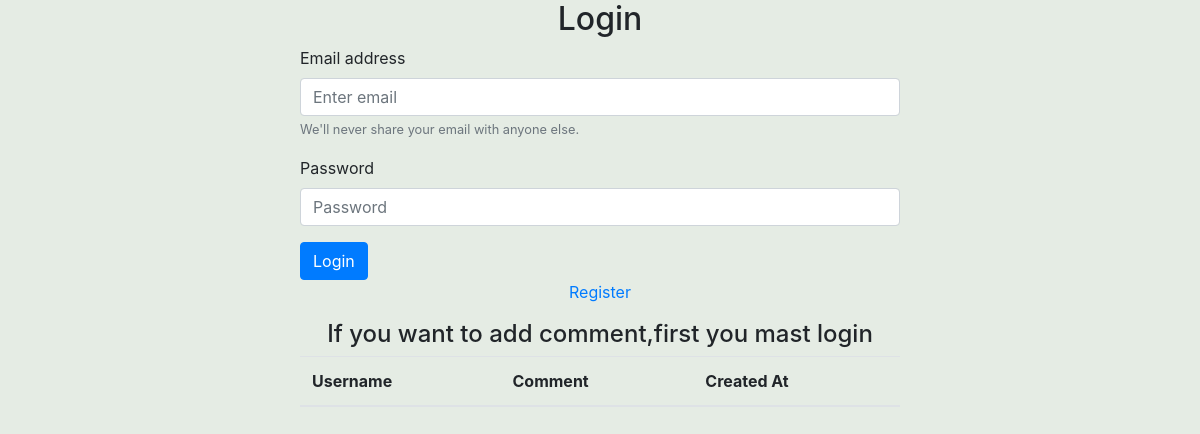
/register.php?action=login, run on an earlier commit of the app's database.
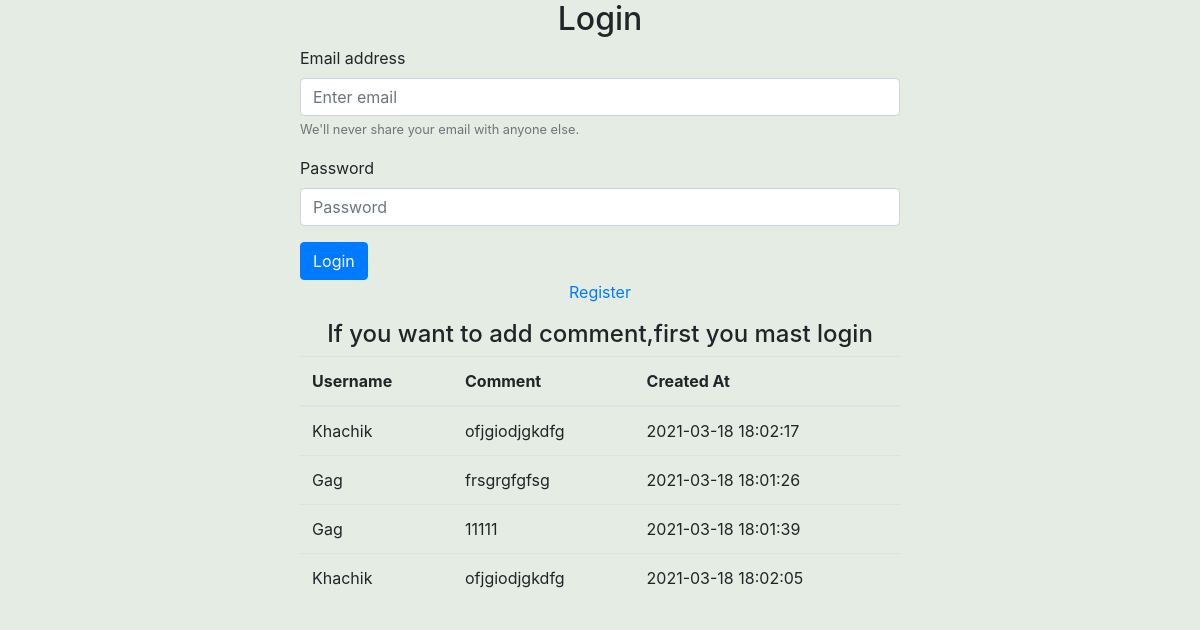
And on a later commit of the database.
### tables this page shows
CREATE TABLE IF NOT EXISTS `comments` (
  `id` int NOT NULL AUTO_INCREMENT,
  `user_id` int NOT NULL,
  `comment` text NOT NULL,
  `created_at` timestamp NOT NULL DEFAULT CURRENT_TIMESTAMP,
  PRIMARY KEY (`id`)
);

CREATE TABLE IF NOT EXISTS `users` (
  `id` int NOT NULL AUTO_INCREMENT,
  `name` varchar(30) NOT NULL,
  `email` varchar(100) NOT NULL,
  `pass` varchar(32) NOT NULL,
  PRIMARY KEY (`id`)
);

### connection_config.php (called while the page is built, shortened)
<?php
require "open_connection.php";
$query = "SELECT users.name,comments.comment,comments.created_at ,comments.user_id,comments.id FROM users INNER JOIN comments ON users.id = comments.user_id ";
$comments = mysqli_query($connection, $query);

### register.php (the view, shortened to what this page needs)
<?php
include "func_flash.php";
?>
<!doctype html>
<html lang="en">
<head>
    <link rel="stylesheet" href="https://maxcdn.bootstrapcdn.com/bootstrap/4.0.0/css/bootstrap.min.css"
>
</head>
<body style="background-color:#e5ece4">
<?php
if (isset($_GET["action"]) == "login") {
    ?>
    <h2 style="text-align:center">Login</h2>
    <form style="width: 50%; transform: translateX(50%)" method="post" action="register_config.php">
        <div class="form-group">
            <label for="exampleInputEmail1">Email address</label>
            <input type="email" class="form-control" id="exampleInputEmail1" aria-describedby="emailHelp"
                   placeholder="Enter email" name="user_email">
            <small id="emailHelp" class="form-text text-muted">We'll never share your email with anyone else.</small>
        </div>
        <div class="form-group">
            <label for="exampleInputPassword1">Password</label>
            <input type="password" class="form-control" id="exampleInputPassword1" placeholder="Password"
                   name="user_password">
        </div>
        <input type="submit" class="btn btn-primary" value="Login" name="login">
        <p style="text-align:center"><a href="register.php">Register</a></p>
    </form>
    <?php
}
?>
<h4 style="text-align:center">If you want to add comment,first you mast login </h4>
<table class="table" style="width: 50%;margin: auto">
    <thead>
    <tr>
        <th scope="col">Username</th>
        <th scope="col">Comment</th>
        <th scope="col">Created At</th>
    </tr>
    </thead>
    <tbody>
    <?php
    include "connection_config.php";
    while ($row = mysqli_fetch_assoc($comments)) {
    ?>
    <tr>
        <td><?= $row['name'] ?></td>
        <td><?= $row['comment'] ?></td>
        <td><?= $row['created_at'] ?></td>
    </tr>
      <?php } ?>
    </tbody>
</table>
</body>
</html>

What changed in the data, as far as the page shows it:
added comments: user.name "Khachik", comment "ofjgiodjgkdfg", created_at "2021-03-18 18:02:17"
added comments: user.name "Gag", comment "frsgrgfgfsg", created_at "2021-03-18 18:01:26"
added comments: user.name "Gag", comment "11111", created_at "2021-03-18 18:01:39"
added comments: user.name "Khachik", comment "ofjgiodjgkdfg", created_at "2021-03-18 18:02:05"
